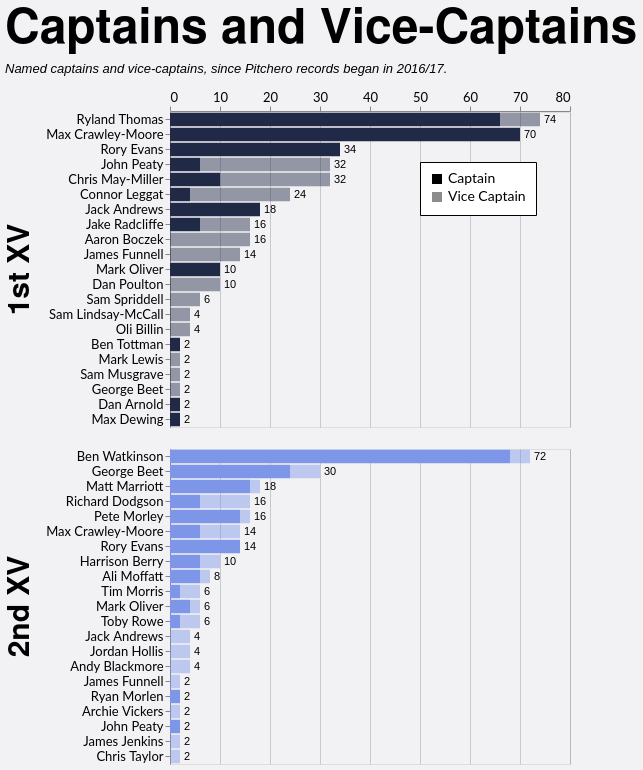

This figure's Vega-Lite source:
### Vega-Lite specification from a JSON file in a GitHub repository (floating-point values rounded to 4 significant figures; data arrays with more than 128 entries replaced by an {"elided": "..."} marker saying what was removed)
{"config": {"axis": {"labelFont": "Lato, sans-serif", "titleFont": "PT Sans Narrow, Helvetica Neue, Helvetica, Arial, sans-serif", "labelFontSize": 13, "titleFontSize": 24, "gridColor": "#202947", "gridOpacity": 0.2}, "header": {"labelFont": "PT Sans Narrow, Helvetica Neue, Helvetica, Arial, sans-serif", "titleFont": "PT Sans Narrow, Helvetica Neue, Helvetica, Arial, sans-serif", "labelFontSize": 24, "titleFontSize": 28, "labelFontWeight": "bold", "orient": "left"}, "legend": {"labelFont": "Lato, sans-serif", "titleFont": "PT Sans Narrow, Helvetica Neue, Helvetica, Arial, sans-serif", "labelFontSize": 14, "titleFontSize": 16, "titlePadding": 5, "fillColor": "white", "strokeColor": "black", "padding": 10, "titleFontWeight": "lighter", "titleFontStyle": "italic", "titleColor": "gray", "offset": 10}, "title": {"font": "PT Sans Narrow, Helvetica Neue, Helvetica, Arial, sans-serif", "fontSize": 48, "fontWeight": "bold", "anchor": "start", "align": "center", "titlePadding": 20, "subtitlePadding": 10, "subtitleFontSize": 13, "subtitleColor": "", "subtitleFontStyle": "italic", "offset": 15, "color": "black"}, "axisX": {"labelAngle": 0}, "facet": {"title": null, "header": null, "align": {"row": "each", "column": "each"}}, "resolve": {"scale": {"y": "independent", "facet": "independent"}}, "background": "#f2f1f4"}, "data": {"name": "data-857e6bf2421f25767b51b0a218928649"}, "facet": {"row": {"field": "squad", "header": {"labelExpr": "datum.value + ' XV'", "labelFontSize": 30, "title": null}, "sort": ["1st", "2nd"], "title": null, "type": "nominal"}}, "spec": {"layer": [{"mark": {"type": "bar"}, "encoding": {"color": {"field": "squad", "legend": null, "scale": {"domain": ["1st", "2nd"], "range": ["#202946", "#7d96e8"]}, "sort": ["1st", "2nd"], "type": "nominal"}, "opacity": {"field": "role", "legend": {"legendX": 250, "legendY": 50, "orient": "none", "title": null}, "scale": {"domain": ["Captain", "Vice Captain"], "range": [1.0, 0.45]}, "sort": ["Captain", "Vice Captain"], "type": "nominal"}, "order": {"field": "stack_order", "sort": "ascending", "type": "quantitative"}, "tooltip": [{"field": "player", "title": "Player", "type": "nominal"}, {"field": "squad", "title": "Squad", "type": "nominal"}, {"field": "role", "title": "Role", "type": "nominal"}, {"field": "games_agg", "title": "Games", "type": "quantitative"}], "x": {"axis": {"orient": "top", "title": null}, "field": "x0", "type": "quantitative"}, "x2": {"field": "x2"}, "y": {"field": "player", "sort": {"field": "sort_total", "order": "descending"}, "title": null, "type": "nominal"}}, "transform": [{"aggregate": [{"op": "sum", "field": "games", "as": "games_agg"}, {"op": "max", "field": "sort_total", "as": "sort_total"}], "groupby": ["player", "squad", "role", "stack_order"]}, {"window": [{"op": "sum", "field": "games_agg", "as": "x2"}], "frame": [null, 0], "groupby": ["player", "squad"], "sort": [{"field": "stack_order", "order": "ascending"}]}, {"calculate": "datum.x2 - datum.games_agg", "as": "x0"}]}, {"mark": {"type": "text", "align": "left", "baseline": "middle", "color": "black", "dx": 4, "fontSize": 11}, "encoding": {"text": {"field": "total_games", "format": ".0f", "type": "quantitative"}, "x": {"axis": {"orient": "top", "title": null}, "field": "total_games", "type": "quantitative"}, "y": {"field": "player", "sort": {"field": "sort_total", "order": "descending"}, "title": null, "type": "nominal"}}, "transform": [{"aggregate": [{"op": "sum", "field": "games", "as": "total_games"}, {"op": "max", "field": "sort_total", "as": "sort_total"}], "groupby": ["player", "squad"]}]}], "height": {"step": 15}, "width": 400}, "resolve": {"scale": {"y": "independent"}}, "title": {"text": "Captains and Vice-Captains", "subtitle": "Named captains and vice-captains, since Pitchero records began in 2016/17."}, "$schema": "https://vega.github.io/schema/vega-lite/v5.20.1.json", "datasets": {"data-857e6bf2421f25767b51b0a218928649": {"elided": "197 records"}}}
